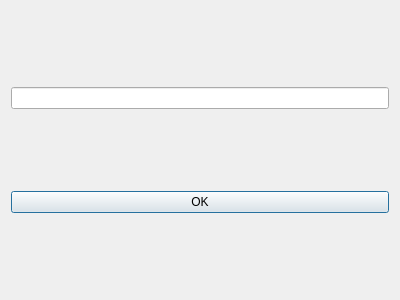
<?xml version="1.0" encoding="UTF-8"?>
<ui version="4.0">
 <class>reminder</class>
 <widget class="QDialog" name="reminder">
  <property name="geometry">
   <rect>
    <x>0</x>
    <y>0</y>
    <width>400</width>
    <height>300</height>
   </rect>
  </property>
  <property name="windowTitle">
   <string>reminder</string>
  </property>
  <layout class="QVBoxLayout" name="verticalLayout">
   <item>
    <widget class="QLineEdit" name="reminderLineEdit">
     <property name="text">
      <string/>
     </property>
    </widget>
   </item>
   <item>
    <widget class="QPushButton" name="okButton">
     <property name="text">
      <string>OK</string>
     </property>
    </widget>
   </item>
  </layout>
 </widget>
 <resources/>
 <connections/>
</ui>
